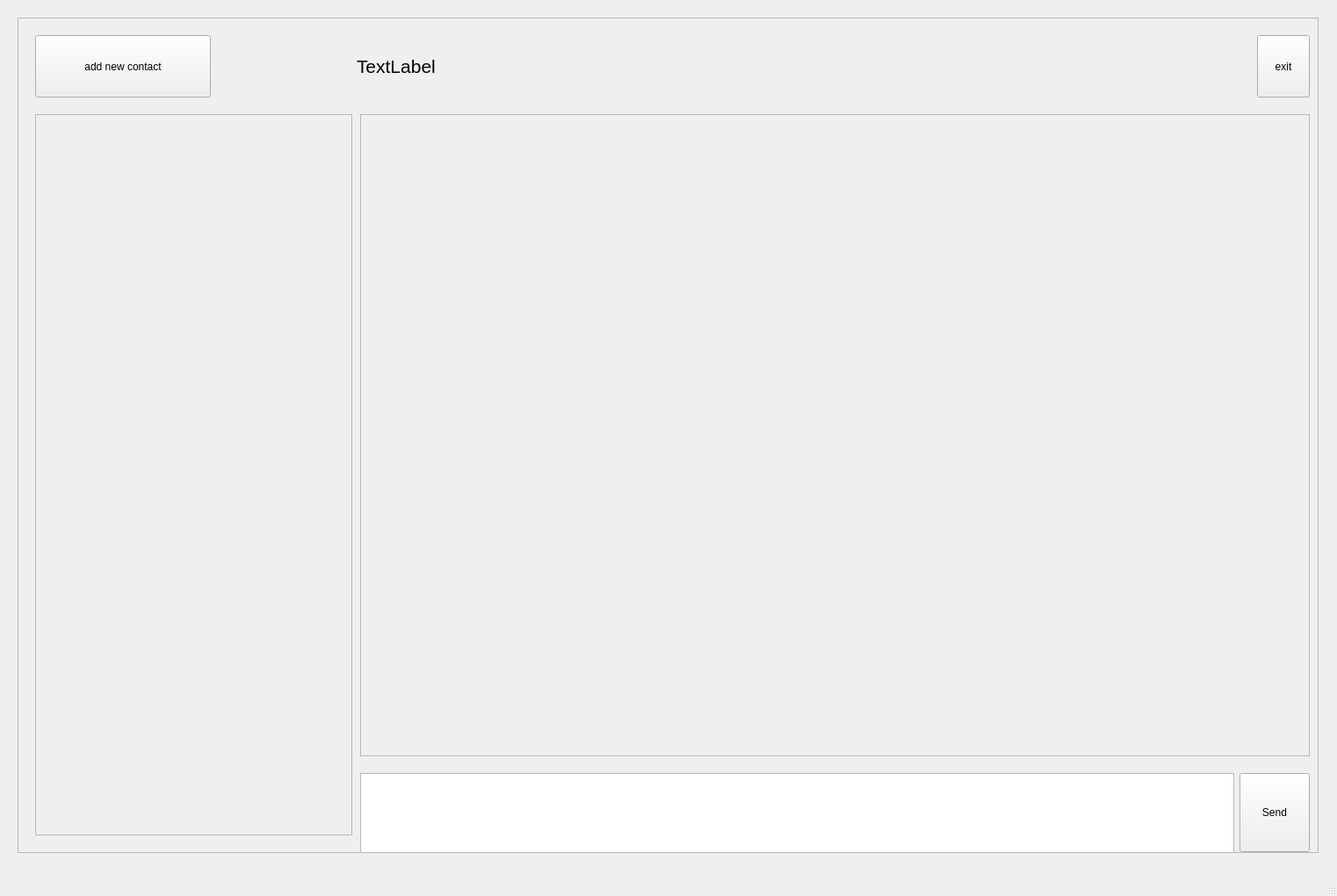
<?xml version="1.0" encoding="UTF-8"?>
<ui version="4.0">
 <class>MainWindow</class>
 <widget class="QMainWindow" name="MainWindow">
  <property name="geometry">
   <rect>
    <x>0</x>
    <y>0</y>
    <width>1522</width>
    <height>1020</height>
   </rect>
  </property>
  <property name="windowTitle">
   <string>MainWindow</string>
  </property>
  <widget class="QWidget" name="centralwidget">
   <widget class="QFrame" name="frame">
    <property name="geometry">
     <rect>
      <x>20</x>
      <y>20</y>
      <width>1481</width>
      <height>951</height>
     </rect>
    </property>
    <property name="frameShape">
     <enum>QFrame::StyledPanel</enum>
    </property>
    <property name="frameShadow">
     <enum>QFrame::Raised</enum>
    </property>
    <widget class="QWidget" name="horizontalLayoutWidget">
     <property name="geometry">
      <rect>
       <x>390</x>
       <y>860</y>
       <width>1081</width>
       <height>91</height>
      </rect>
     </property>
     <layout class="QHBoxLayout" name="send_bar">
      <item>
       <widget class="QTextEdit" name="message_input">
        <property name="font">
         <font>
          <pointsize>13</pointsize>
         </font>
        </property>
       </widget>
      </item>
      <item>
       <widget class="QPushButton" name="send_button">
        <property name="maximumSize">
         <size>
          <width>90</width>
          <height>90</height>
         </size>
        </property>
        <property name="text">
         <string>Send</string>
        </property>
       </widget>
      </item>
     </layout>
    </widget>
    <widget class="QWidget" name="horizontalLayoutWidget_2">
     <property name="geometry">
      <rect>
       <x>20</x>
       <y>20</y>
       <width>1451</width>
       <height>71</height>
      </rect>
     </property>
     <layout class="QHBoxLayout" name="contact_bar">
      <item>
       <widget class="QPushButton" name="add_contact_button">
        <property name="maximumSize">
         <size>
          <width>200</width>
          <height>90</height>
         </size>
        </property>
        <property name="text">
         <string>add new contact</string>
        </property>
       </widget>
      </item>
      <item>
       <spacer name="horizontalSpacer">
        <property name="orientation">
         <enum>Qt::Horizontal</enum>
        </property>
        <property name="sizeType">
         <enum>QSizePolicy::Fixed</enum>
        </property>
        <property name="sizeHint" stdset="0">
         <size>
          <width>160</width>
          <height>20</height>
         </size>
        </property>
       </spacer>
      </item>
      <item>
       <widget class="QLabel" name="current_contact">
        <property name="font">
         <font>
          <pointsize>16</pointsize>
         </font>
        </property>
        <property name="text">
         <string>TextLabel</string>
        </property>
       </widget>
      </item>
      <item>
       <widget class="QPushButton" name="exit_button">
        <property name="maximumSize">
         <size>
          <width>60</width>
          <height>90</height>
         </size>
        </property>
        <property name="text">
         <string>exit</string>
        </property>
       </widget>
      </item>
     </layout>
    </widget>
    <widget class="QScrollArea" name="messages_scroll">
     <property name="geometry">
      <rect>
       <x>390</x>
       <y>110</y>
       <width>1081</width>
       <height>731</height>
      </rect>
     </property>
     <property name="widgetResizable">
      <bool>true</bool>
     </property>
     <widget class="QWidget" name="scrollAreaWidgetContents">
      <property name="geometry">
       <rect>
        <x>0</x>
        <y>0</y>
        <width>1079</width>
        <height>729</height>
       </rect>
      </property>
     </widget>
    </widget>
    <widget class="QScrollArea" name="Contactlist_scroll">
     <property name="geometry">
      <rect>
       <x>20</x>
       <y>110</y>
       <width>361</width>
       <height>821</height>
      </rect>
     </property>
     <property name="widgetResizable">
      <bool>true</bool>
     </property>
     <widget class="QWidget" name="scrollAreaWidgetContents_2">
      <property name="geometry">
       <rect>
        <x>0</x>
        <y>0</y>
        <width>359</width>
        <height>819</height>
       </rect>
      </property>
     </widget>
    </widget>
   </widget>
  </widget>
  <widget class="QMenuBar" name="menubar">
   <property name="geometry">
    <rect>
     <x>0</x>
     <y>0</y>
     <width>1522</width>
     <height>39</height>
    </rect>
   </property>
  </widget>
  <widget class="QStatusBar" name="statusbar"/>
 </widget>
 <resources/>
 <connections/>
</ui>
